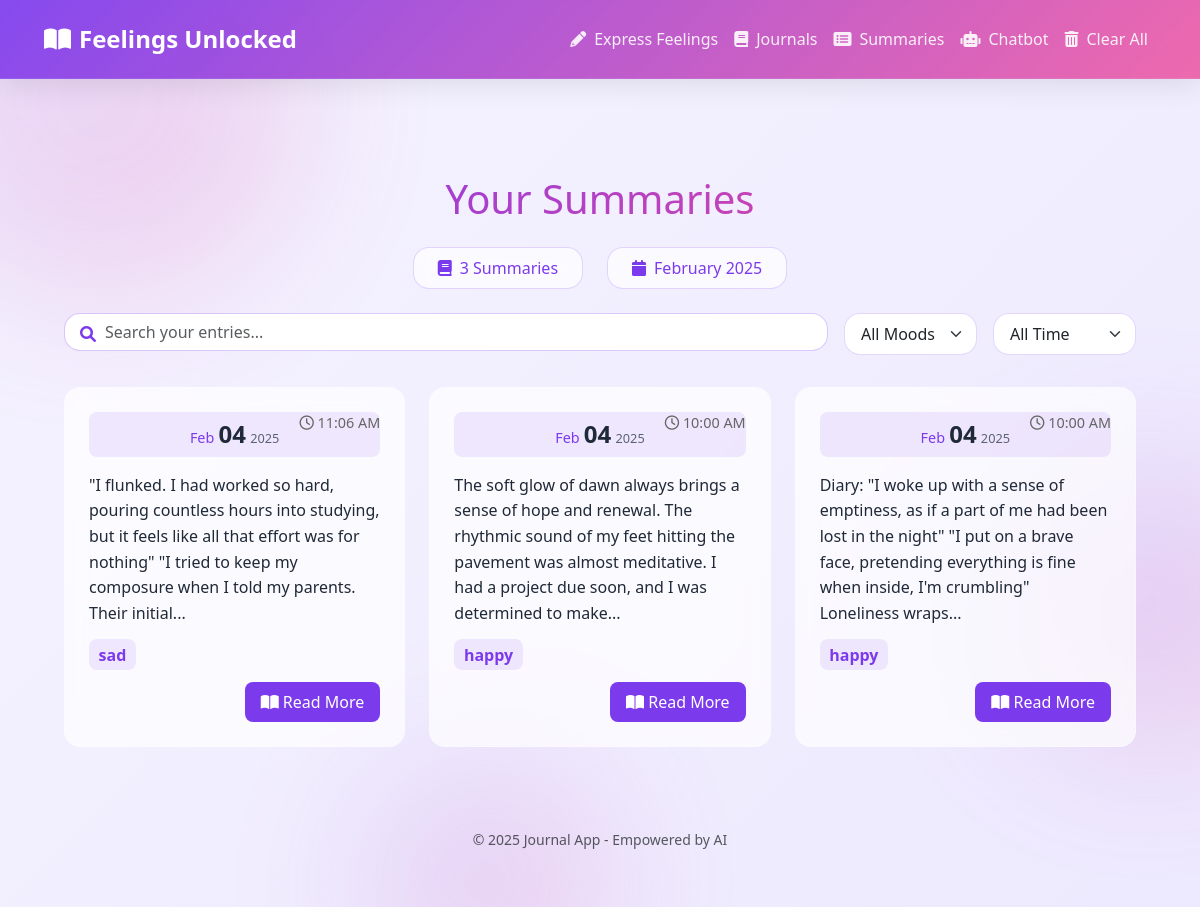
/summaries, run on the app's committed database.
### app.py (models this page shows, shortened)
class JournalEntry(db.Model):
    id = db.Column(db.Integer, primary_key=True)
    content = db.Column(db.Text, nullable=False)
    summary = db.Column(db.Text, nullable=True)
    sentiment = db.Column(db.Text, nullable=True)
    date_created = db.Column(db.DateTime, default=lambda: datetime.now(pytz.timezone('Asia/Kolkata')))  # Use a lambda function

### app.py (the view)
@app.route('/summaries')
def summaries():
    entries = JournalEntry.query.order_by(JournalEntry.date_created.desc()).all()
    return render_template('summaries.html', entries=entries)

### templates/summaries.html (shortened to what this page needs)
{% extends 'base.html' %}
{% block content %}
<div class="summaries-container fade-in">
    <h1 class="text-center gradient-text mb-4">Your Summaries</h1>
    <div class="d-flex justify-content-center gap-4 mb-4 stats-bar">
        <div class="stat-badge">
            <i class="fas fa-book"></i>
            {{ entries|length }} Summaries
        </div>
        <div class="stat-badge">
            <i class="fas fa-calendar"></i>
            {{ entries[0].date_created.strftime('%B %Y') if entries }}
        </div>
    </div>
    <div class="search-section mb-4">
        <div class="search-section mb-4">
            <div class="d-flex gap-3 flex-wrap">
                <div class="search-box flex-grow-1">
                    <i class="fas fa-search"></i>
                    <input type="text" placeholder="Search your entries..." class="form-control" id="searchInput">
                </div>
                <select class="form-select w-auto" id="sentimentFilter" onchange="filterEntries()">
                    <option value="">All Moods</option>
                </select>
                <select class="form-select w-auto" id="dateFilter" onchange="filterEntries()">
                    <option value="">All Time</option>
                </select>
            </div>
        </div>
    <div class="summaries-grid">
        {% for entry in entries %}
        <div class="summary-card" data-sentiment="{{ entry.sentiment.lower() }}" data-full-content="{{ entry.summary|e }}">
            <div class="date-badge">
                <span class="month">{{ entry.date_created.strftime('%b') }}</span>
                <span class="day">{{ entry.date_created.strftime('%d') }}</span>
                <span class="year">{{ entry.date_created.strftime('%Y') }}</span>
            </div>
            <div class="time-stamp">
                <i class="far fa-clock"></i>
                {{ entry.date_created.strftime('%I:%M %p') }}
            </div>
            <div class="card-content">
                <p class="preview-text">{{ entry.summary|truncate(200) }}</p>
                <div class="sentiment">
                    <span class="sentiment-tag">{{ entry.sentiment }}</span>
                </div>
            </div>
            <div class="card-actions">
                <button class="btn-read-more" onclick="showSummaryModal({{ loop.index0 }})">
                    <i class="fas fa-book-open"></i> Read More
                </button>
            </div>
        </div>
        {% endfor %}
    </div>
</div>
{% endblock %}

### templates/base.html (style rules this page uses)
:root { --primary: #7C3AED; --primary-dark: #6D28D9; --primary-light: #A78BFA; --secondary: #EC4899; --background: #F5F3FF; --surface: #ffffff; --text: #1F2937; --glass: rgba(255, 255, 255, 0.7); --glass-gradient: linear-gradient( 135deg, rgba(255, 255, 255, 0.8), rgba(255, 255, 255, 0.4) ); --nav-glass: linear-gradient( 135deg, rgba(124, 58, 237, 0.9), rgba(236, 72, 153, 0.8) ); }
body { background: linear-gradient(135deg, #F5F3FF 0%, #EDE9FE 100%); color: var(--text); font-family: 'Segoe UI', system-ui, -apple-system, sans-serif; min-height: 100vh; display: flex; flex-direction: column; position: relative; overflow-x: hidden; }

### templates/summaries.html (style rules this page uses)
.summaries-container { max-width: 1200px; margin: 0 auto; padding: 2rem; }
.gradient-text { background: linear-gradient(135deg, var(--primary), var(--secondary)); -webkit-background-clip: text; -webkit-text-fill-color: transparent; }
.stats-bar { display: flex; justify-content: center; gap: 2rem; margin-top: 1.5rem; }
.stat-badge { background: var(--glass); backdrop-filter: blur(10px); padding: 0.5rem 1.5rem; border-radius: 1rem; display: flex; align-items: center; gap: 0.5rem; color: var(--primary); border: 1px solid rgba(124, 58, 237, 0.2); }
.search-box { position: relative; min-width: 300px; }
.search-box i { position: absolute; left: 1rem; top: 50%; transform: translateY(-50%); color: var(--primary); }
.search-box input { padding-left: 2.5rem; border-radius: 1rem; border: 1px solid rgba(124, 58, 237, 0.2); }
.form-select { border-radius: 1rem; border: 1px solid rgba(124, 58, 237, 0.2); padding: 0.5rem 2.5rem 0.5rem 1rem; }
.summaries-grid { display: grid; grid-template-columns: repeat(auto-fill, minmax(300px, 1fr)); gap: 1.5rem; margin-top: 2rem; }
.summary-card { background: var(--glass); backdrop-filter: blur(10px); border-radius: 1rem; overflow: hidden; border: 1px solid rgba(255, 255, 255, 0.2); transition: transform 0.3s ease, box-shadow 0.3s ease; padding: 1.5rem; }
.date-badge { text-align: center; line-height: 1.2; background: rgba(124, 58, 237, 0.1); padding: 0.5rem 1rem; border-radius: 0.5rem; }
.date-badge .month { font-size: 0.9rem; color: var(--primary); font-weight: 500; }
.date-badge .day { font-size: 1.5rem; font-weight: bold; }
.date-badge .year { font-size: 0.8rem; opacity: 0.7; }
.time-stamp { position: absolute; top: 1.5rem; right: 1.5rem; font-size: 0.9rem; color: #666; }
.preview-text { margin: 1rem 0; line-height: 1.6; }
.sentiment { margin-top: 1rem; }
.sentiment-tag { background: rgba(124, 58, 237, 0.1); color: var(--primary); padding: 0.3rem 0.6rem; border-radius: 0.5rem; font-weight: bold; }
.card-actions { display: flex; justify-content: flex-end; margin-top: 1rem; }
.btn-read-more { background: var(--primary); color: white; border: none; border-radius: 0.5rem; padding: 0.5rem 1rem; cursor: pointer; transition: background 0.3s ease; }

### data on the page
JournalEntry: date_created "February 2025", date_created "Feb", date_created "04", date_created "2025", date_created "11:06 AM", summary "\"I flunked. I had worked so hard, pouring countless hours into studying, but it feels like all that effort was for nothing\" \"I tried to keep my composure when I told my parents. Their initial...", sentiment "sad"
JournalEntry: date_created "Feb", date_created "04", date_created "2025", date_created "10:00 AM", summary "The soft glow of dawn always brings a sense of hope and renewal. The rhythmic sound of my feet hitting the pavement was almost meditative. I had a project due soon, and I was determined to make...", sentiment "happy"
JournalEntry: date_created "Feb", date_created "04", date_created "2025", date_created "10:00 AM", summary "Diary: \"I woke up with a sense of emptiness, as if a part of me had been lost in the night\" \"I put on a brave face, pretending everything is fine when inside, I'm crumbling\" Loneliness wraps...", sentiment "happy"

### other printed values
{{ entries|length }} "3"
